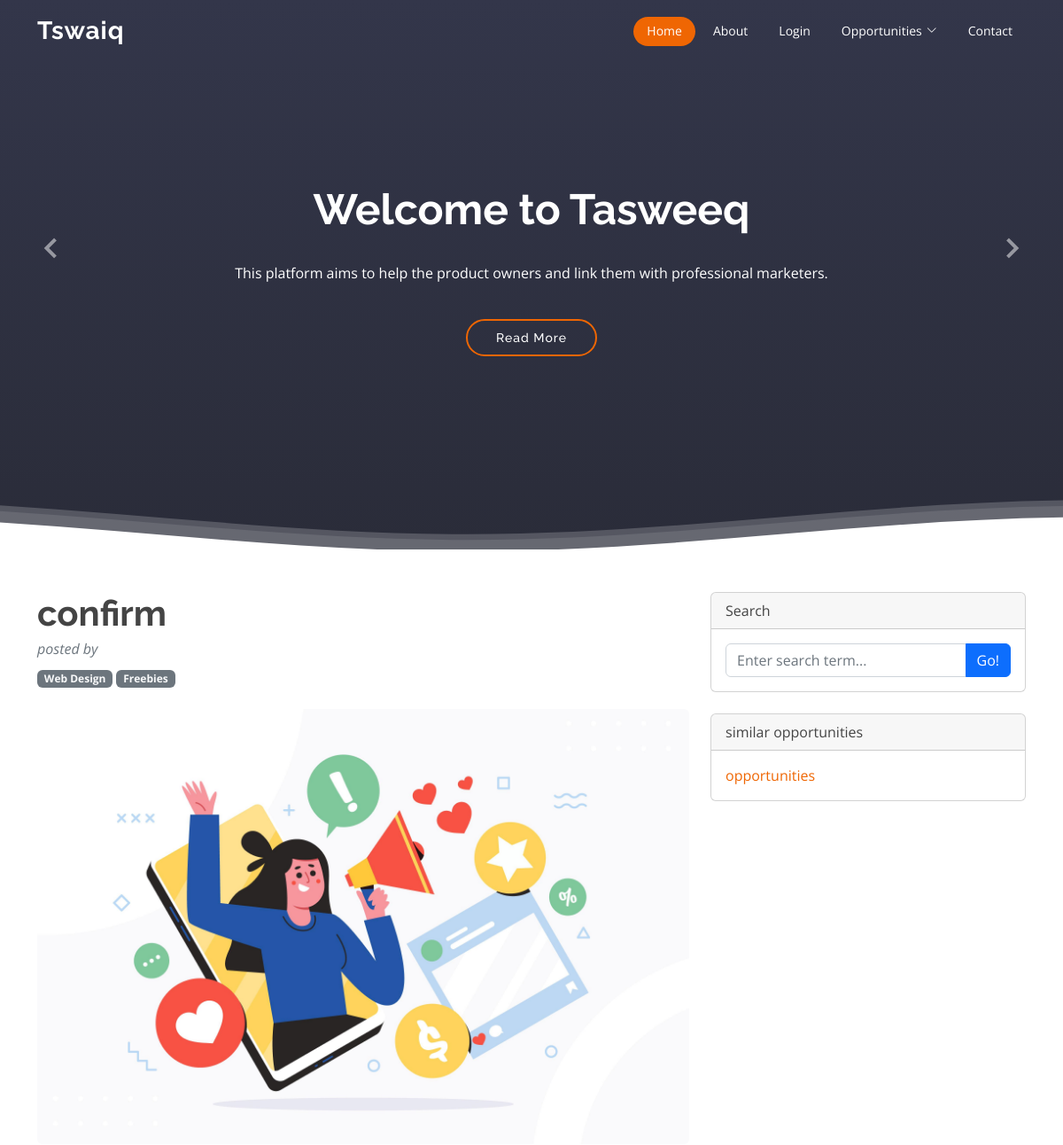
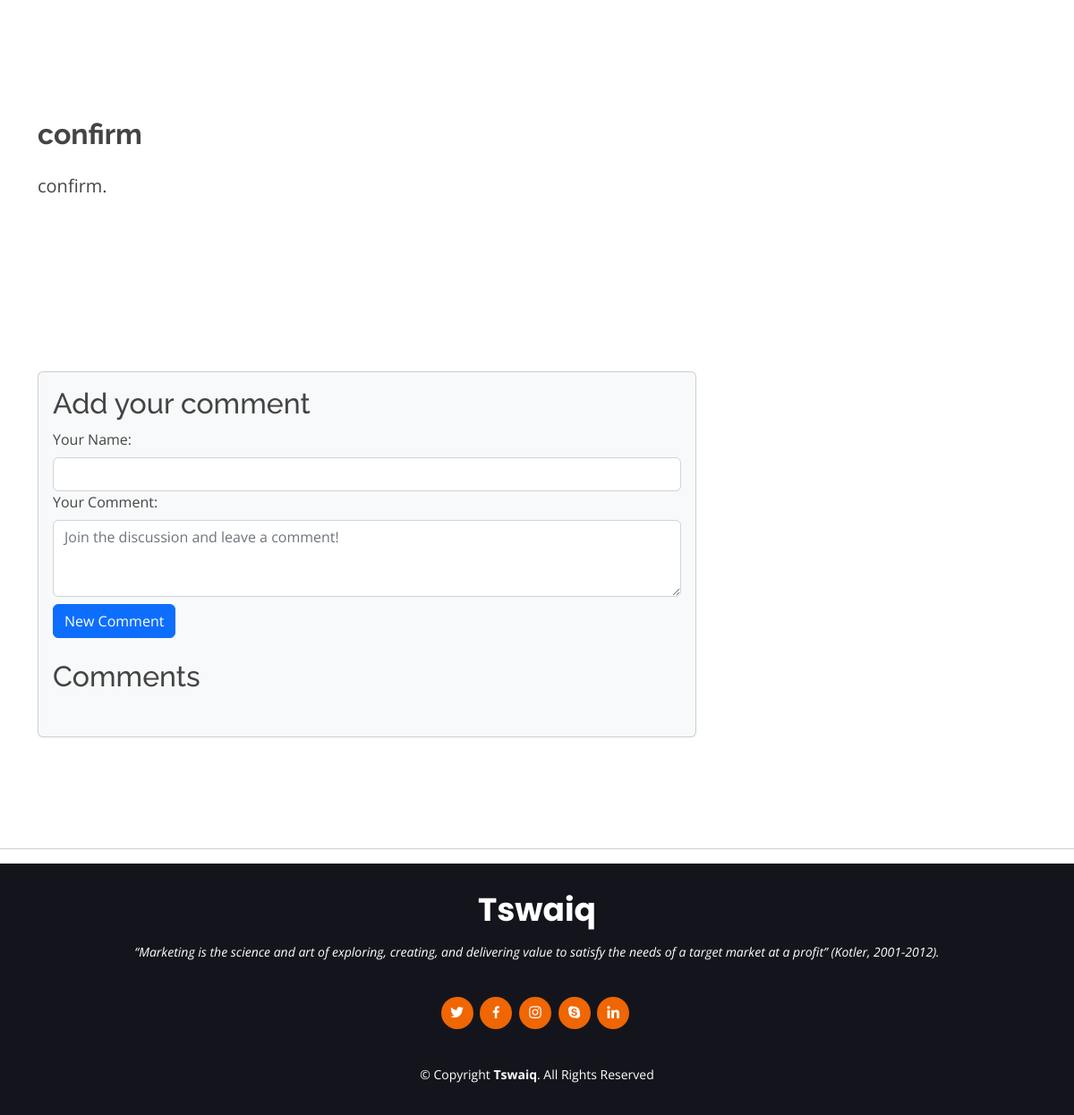
Screenshot of /request_detail/26/ with the database file from the repository (2 pictures, top to bottom).
### marketer/models.py (models this page shows)
class Request (models.Model):
    title = models.CharField(max_length=1024)
    name = models.CharField(max_length=1024)
    description = models.TextField()
    image = models.ImageField(upload_to="images/")

### marketer/views.py (the view)
# urls.py: path("request_detail/<request_id>/", views.request_detail, name="request_detail"),
def request_detail (request : HttpRequest, request_id : int):
    try:
        req = Request.objects.get(id=request_id)
        offers = Offer.objects.filter(requestt = req)
    except:
       return render(request , "not_found.html")
    return render(request, "request_detail.html", {"req" : req ,"offers" : offers }) # ,

### marketer/templates/request_detail.html (shortened to what this page needs)
{% extends "base.html" %}
{% load static %}
{% block content %}
        <div class="container mt-5">
            <div class="row">
                <div class="col-lg-8">
                    <article>
                        <header class="mb-4">
                            <h1 class="fw-bolder mb-1">{{ req.title }}</h1>
                            <div class="text-muted fst-italic mb-2">posted by {{req.user}}</div>
                            <a class="badge bg-secondary text-decoration-none link-light" href="#!">Web Design</a>
                            <a class="badge bg-secondary text-decoration-none link-light" href="#!">Freebies</a>
                        </header>
                        <figure class="mb-4"><img class="img-fluid rounded" src="{% static 'img/testimonials/default.jpg'%}" alt="..." /></figure>
                        <section class="mb-5">
                            <h2 class="fw-bolder mb-4 mt-5">{{ req.name }}</h2>
                            <p class="fs-5 mb-4">{{ req.description }}.</p>
                        </section>
                    </article>
                    <section class="mb-5">
                        <div class="form-group card bg-light">
                            <div class="form-group card-body">
                                <h2>Add your comment</h2>
                                <form class=" form-group mb-4" action="{% url 'marketer:add_comment' req.id %}" method="POST">
                                <div class="form-group">
                                <label class="form-label">Your Name:</label>
                                <input type="text" name="name" class="form-control" /> </div>
                                <div class="form-group">
                                <label class="form-label">Your Comment:</label>
                                <textarea class="form-control" rows="3" placeholder="Join the discussion and leave a comment!" name="content"></textarea>
                                <input type="submit" class="btn btn-primary mt-2" value="New Comment" ></div></form>
                                <h2>Comments</h2>
                        </div>
                    </section>
                </div>
                <div class="col-lg-4">
                    <div class="card mb-4">
                        <div class="card-header">Search</div>
                        <div class="card-body">
                            <div class="input-group">
                                <input class="form-control" type="text" placeholder="Enter search term..." aria-label="Enter search term..." aria-describedby="button-search" />
                                <button class="btn btn-primary" id="button-search" type="button">Go!</button>
                            </div>
                        </div>
                    </div>
                    <div class="card mb-4">
                        <div class="card-header">similar opportunities</div>
                        <div class="card-body">
                            <div class="row">
                                <div class="col-sm-6">
                                    <ul class="list-unstyled mb-0">
                                        <li><a href="{% url 'marketer:all-requests' %}">opportunities</a></li>
                                    </ul>
                                </div>
                                </div>
                            </div>
                        </div>
                    </div>
                </div>
            </div>
            <hr/>
        {% endblock %}

### marketer/static/css/style.css (style rules this page uses)
body { font-family: "Open Sans", sans-serif; color: #444444; }
a { color: #ef6603; text-decoration: none; }
h1, h2, h3, h4, h5, h6 { font-family: "Raleway", sans-serif; }
section { padding: 60px 0; overflow: hidden; }

### rows the page displays
Request: title "confirm", name "confirm", description "confirm"
